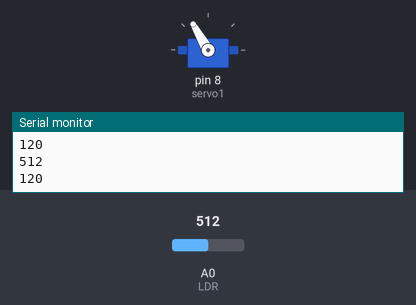
Bench run of a sketch on a simulated Arduino Uno, built with avr-gcc and run on an emulated ATmega328P. On the bench: servo, the last lines printed to the serial monitor. Inputs (shaded band) come from the test bench; at power-on: A0 (LDR) = 512.

Above: at 1.2 s.
1.3 s: A0 (LDR) set to 716
At 1.9 s:
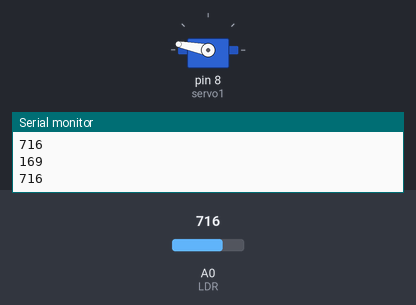
2.8 s: A0 (LDR) set to 900
At 3.2 s:
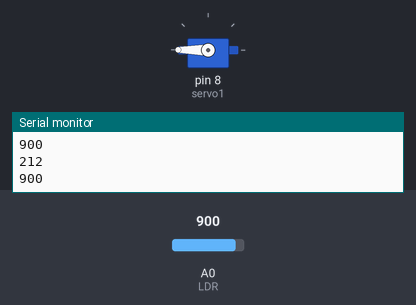
4.3 s: A0 (LDR) set to 306
At 5.5 s:
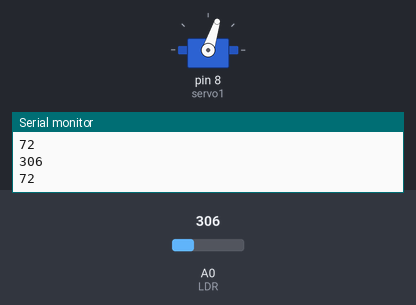
5.8 s: A0 (LDR) set to 122
At 6.9 s:
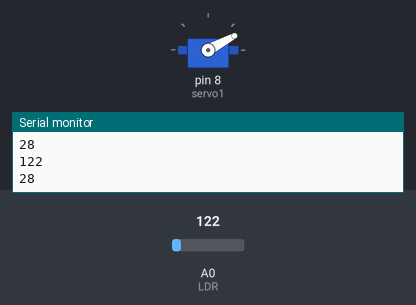
7.3 s: A0 (LDR) set to 0
At 8.1 s:
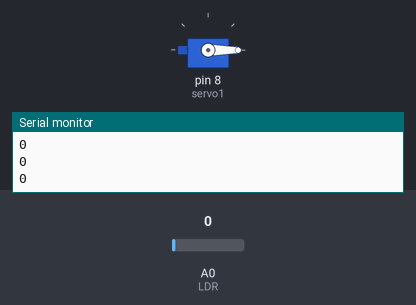
8.8 s: A0 (LDR) set to 511
At 10.0 s:
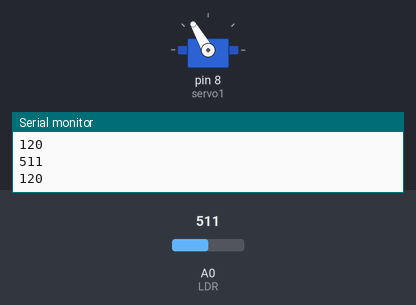
Timing chart, 0 to 11.3 s (numbered marks = the images above; inputs shaded):
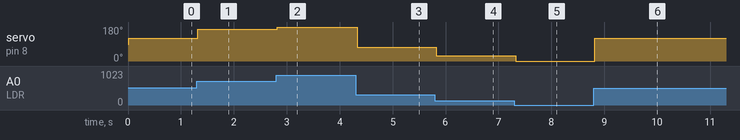

The sketch:

LDR.ino
```cpp
//SERVO LIBRARY FOR ARDUINO

#include <Servo.h>
Servo servo1;
//Servo servo2; ADD SERVO2 IF NECESSARY

void setup()
{

  servo1.attach(8); //PIN OUT no. 8 FOR SERVO SG90
  Serial.begin(9600); //SERIAL START BIT
  //servo1.write(180);
}

void loop()
{

  int val = analogRead(A0); // READ VALUE OF THE ANALOG SIGNAL INPUT FROM THE LDR
  int lightValue;
  unsigned int AnalogValue;
  AnalogValue = analogRead(A0); // TRANSFER VARIABLE A0 TO AnalogValue

  lightValue = map(val, 0, 762, 0, 180); //MAPPING THE VALUE OF THE ANALOG SIGNAL TO 0 to 180 DEGREES

  delay(15); // DELAY 15ms FOR SERIAL OUT PRINT & SERVOWRITE
  servo1.write(lightValue); // WRITE OUTPUT/DISPLAY
  Serial.println(AnalogValue); //WRITE THE ANALOG VALUE to OUTPUT/DISPLAY TO SERIAL VIEW
  Serial.println(lightValue); //WRITE THE LIGHT VALUE to OUTPUT/DISPLAY TO SERIAL VIEW

}
```

Measured:
- after the input at 1.3 s, servo on pin 8 (servo1): 120° → 169° at once
- after the input at 2.8 s, servo on pin 8 (servo1): 169° → 180° at once
- after the input at 4.3 s, servo on pin 8 (servo1): 180° → 72° at once
- after the input at 5.8 s, servo on pin 8 (servo1): 72° → 28° at once
- after the input at 7.3 s, servo on pin 8 (servo1): 28° → 0° at once
- after the input at 8.8 s, servo on pin 8 (servo1): 0° → 120° at once
